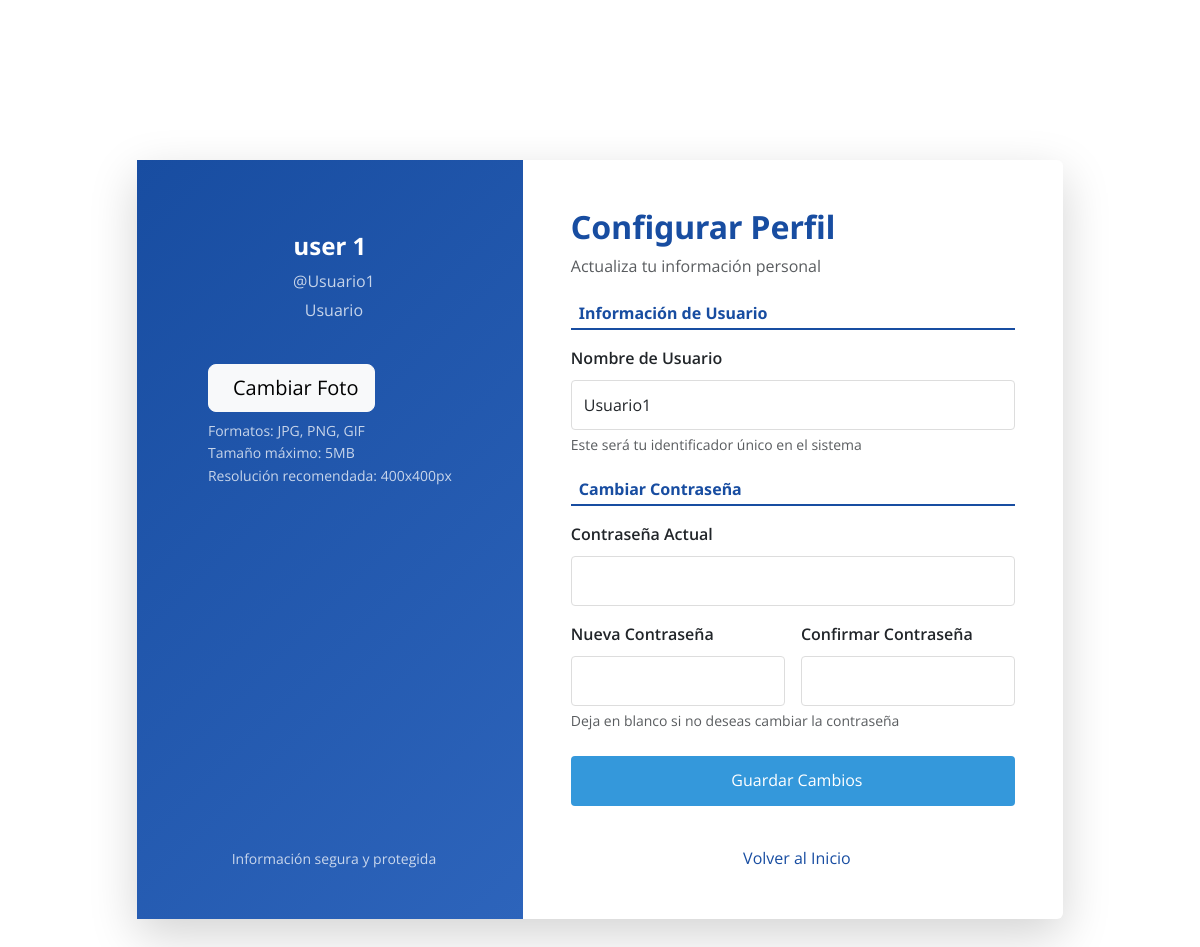
The page /profile/ (signed in) on the database its author committed.
### model_poll/models.py (models this page shows, shortened)
class User(AbstractUser):
    full_name = models.CharField(max_length=255, blank=True, default='')
    profile_image = models.ImageField(upload_to='profiles/', blank=True, null=True)
    rol = models.ForeignKey(Rol, on_delete=models.SET_NULL, null=True, blank=True, related_name="usuarios")

class Rol(models.Model):
    name = models.CharField(max_length=50, unique=True, help_text="Administrador, Trabajador, Usuario")
    descripcion = models.TextField(blank=True, null=True, default='')

### pages/views.py (the view, shortened to what this page needs)
# urls.py: path('profile/', views.profile, name='profile'),
@login_required
def profile(request):
    return render(request, 'pages/profile.html')

### templates/pages/profile.html (shortened to what this page needs)
{% extends "pages/layouts/_base_clean.html" %}
{% load static %}
{% block content %}
<div class="container my-5">
    <div class="row justify-content-center">
        <div class="col-lg-10">
            <div class="card shadow-lg border-0">
                <div class="row g-0">
                    <div class="col-md-5" style="background: linear-gradient(135deg, #184da1 0%, #2D64BB 100%);">
                        <div class="p-5 text-white h-100 d-flex flex-column justify-content-center align-items-center">
                            <h4 class="fw-bold mb-2 text-center">{{ user.first_name }} {{ user.last_name }}</h4>
                            <p class="mb-1 text-center opacity-75">@{{ user.username }}</p>
                            <p class="mb-3 text-center opacity-75">{{ user.rol.name|default:"Sin rol" }}</p>
                            <div class="mt-4">
                                <label for="profile_image" class="btn btn-light btn-lg mb-2" style="cursor: pointer;">
                                    Cambiar Foto
                                </label>
                                <div class="text-start">
                                    <small class="opacity-75 d-block">Formatos: JPG, PNG, GIF</small>
                                    <small class="opacity-75 d-block">Tamaño máximo: 5MB</small>
                                    <small class="opacity-75 d-block">Resolución recomendada: 400x400px</small>
                                </div>
                            </div>
                            <div class="mt-auto text-center">
                                <small class="opacity-75">
                                    Información segura y protegida
                                </small>
                            </div>
                        </div>
                    </div>
                    <div class="col-md-7">
                        <div class="p-5">
                            <div class="mb-4">
                                <h2 class="fw-bold mb-2" style="color: #184da1;">Configurar Perfil</h2>
                                <p class="text-muted">Actualiza tu información personal</p>
                            </div>
                            <form method="post" enctype="multipart/form-data" class="login-form">
                                <div class="mb-4">
                                    <h6 class="fw-bold mb-3" style="color: #184da1; border-bottom: 2px solid #184da1; padding-bottom: 5px;">
                                        Información de Usuario
                                    </h6>
                                    <div class="mb-3">
                                        <label for="username" class="form-label fw-semibold">Nombre de Usuario</label>
                                        <input type="text" class="form-control form-input" id="username" name="username" value="{{ user.username }}" required>
                                        <div class="form-text">Este será tu identificador único en el sistema</div>
                                    </div>
                                </div>
                                <div class="mb-4">
                                    <h6 class="fw-bold mb-3" style="color: #184da1; border-bottom: 2px solid #184da1; padding-bottom: 5px;">
                                        Cambiar Contraseña
                                    </h6>
                                    <div class="mb-3">
                                        <label for="old_password" class="form-label fw-semibold">Contraseña Actual</label>
                                        <input type="password" class="form-control form-input" id="old_password" name="old_password">
                                    </div>
                                    <div class="row g-3">
                                        <div class="col-md-6">
                                            <label for="new_password1" class="form-label fw-semibold">Nueva Contraseña</label>
                                            <input type="password" class="form-control form-input" id="new_password1" name="new_password1">
                                        </div>
                                        <div class="col-md-6">
                                            <label for="new_password2" class="form-label fw-semibold">Confirmar Contraseña</label>
                                            <input type="password" class="form-control form-input" id="new_password2" name="new_password2">
                                        </div>
                                    </div>
                                    <div class="form-text">Deja en blanco si no deseas cambiar la contraseña</div>
                                </div>
                                <button type="submit" class="login-submit-btn w-100">
                                    Guardar Cambios
                                </button>
                            </form>
                            <div class="text-center mt-4">
                                <a href="{% url 'home' %}" class="text-decoration-none" style="color: #184da1;">
                                    Volver al Inicio
                                </a>
                            </div>
                        </div>
                    </div>
                </div>
            </div>
        </div>
    </div>
</div>
{% endblock %}

### static/css/styles.css (style rules this page uses)
* { margin: 0; padding: 0; box-sizing: border-box; }
body { font-family: 'Open Sans', Arial, sans-serif; font-weight: 400; line-height: 1.6; color: #333; }
.login-form { text-align: left; }
.form-input { width: 100%; padding: 0.75rem; border: 1px solid #ddd; border-radius: 4px; font-size: 1rem; transition: border-color 0.3s; }
.login-submit-btn { width: 100%; background: #3498db; color: white; padding: 0.75rem; border: none; border-radius: 4px; font-size: 1rem; cursor: pointer; transition: background 0.3s; margin-bottom: 1rem; }
body .container.my-5 .card { margin-top: 7rem; margin-bottom: 10rem; }
h1, h2, h3, h4, h5, h6 { font-family: 'Noto Sans', sans-serif !important; font-weight: 200; }
h2 { color: #2c3e50; margin-bottom: 1rem; }
p { margin-bottom: 1rem; }
html, body { margin: 0; padding: 0; overflow-x: hidden; }
body { min-height: 100vh; }

### rows shown on the page
User: first_name "user", last_name "1", username "Usuario1", rol.name "Usuario"
